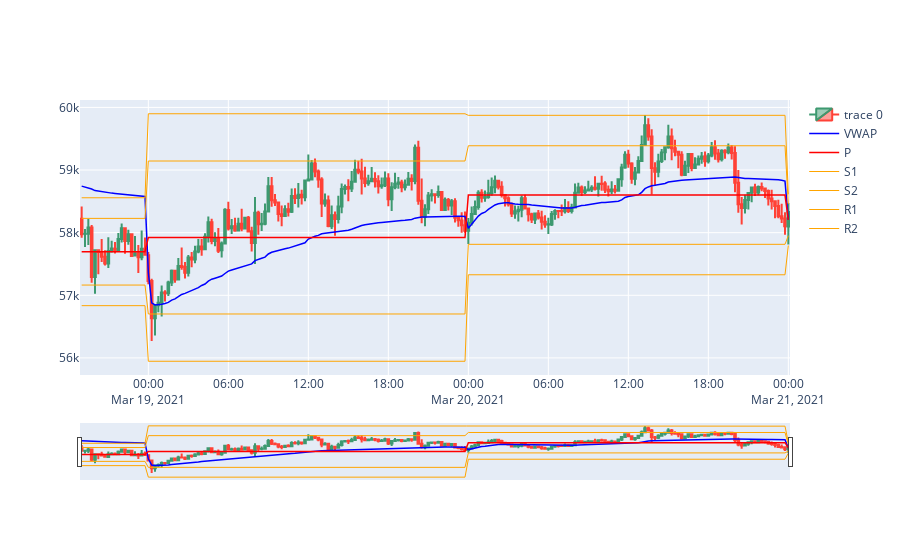

Notebook source saved alongside this figure:
### Code cell
fig = go.Figure(data=[go.Candlestick(x=t1.index,
                open=t1['Open'],
                high=t1['High'],
                low=t1['Low'],
                close=t1['Close']),
                go.Scatter(x=t1.index, y=t1.VWAP, line=dict(color='blue', width=1.5), name="VWAP"),
                go.Scatter(x=pivs.index, y=pivs.p, line=dict(color='red', width=1.5), name="P"),
                go.Scatter(x=pivs.index, y=pivs.s1, line=dict(color='orange', width=1), name="S1"),
                go.Scatter(x=pivs.index, y=pivs.s2, line=dict(color='orange', width=1), name="S2"),
                go.Scatter(x=pivs.index, y=pivs.r1, line=dict(color='orange', width=1), name="R1"),
                go.Scatter(x=pivs.index, y=pivs.r2, line=dict(color='orange', width=1), name="R2")])
                
fig.update_yaxes(fixedrange=False)
fig.show()

### Figure 1 — Plotly figure (JSON) as saved in the notebook; plotly's stock layout.template omitted (floating-point values rounded to 4 significant figures; data arrays with more than 128 entries replaced by an {"elided": "..."} marker saying what was removed)
{"data": [{"close": {"elided": "213 float values"}, "high": {"elided": "213 float values"}, "low": {"elided": "213 float values"}, "open": {"elided": "213 float values"}, "type": "candlestick", "x": {"elided": "213 str values"}}, {"line": {"color": "blue", "width": 1.5}, "name": "VWAP", "type": "scatter", "x": {"elided": "213 str values"}, "y": {"elided": "213 float values"}}, {"line": {"color": "red", "width": 1.5}, "name": "P", "type": "scatter", "x": {"elided": "213 str values"}, "y": {"elided": "213 float values"}}, {"line": {"color": "orange", "width": 1}, "name": "S1", "type": "scatter", "x": {"elided": "213 str values"}, "y": {"elided": "213 float values"}}, {"line": {"color": "orange", "width": 1}, "name": "S2", "type": "scatter", "x": {"elided": "213 str values"}, "y": {"elided": "213 float values"}}, {"line": {"color": "orange", "width": 1}, "name": "R1", "type": "scatter", "x": {"elided": "213 str values"}, "y": {"elided": "213 float values"}}, {"line": {"color": "orange", "width": 1}, "name": "R2", "type": "scatter", "x": {"elided": "213 str values"}, "y": {"elided": "213 float values"}}], "layout": {"yaxis": {"fixedrange": false}}}
